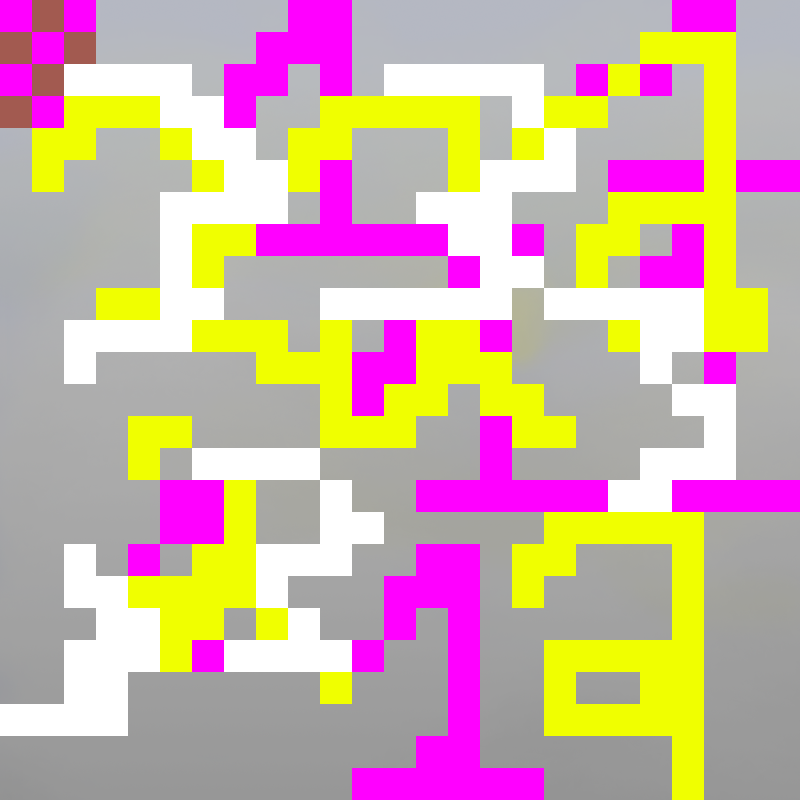

A level layout from a 2D game, rendered from its tile map. Below: a short description, then the map file with tile-grid data replaced by summaries:
An orthogonal 25x25 tile map with 32x32 px tiles, 3 tile layers (Tile Layer 1, Tile Layer 2, Tile Layer 3), 3 image layers and 3 objects.

<map version="1.0" orientation="orthogonal" renderorder="right-down" width="25" height="25" tilewidth="32" tileheight="32" nextobjectid="6">
 <tileset firstgid="1" name="tilesettemplate" tilewidth="32" tileheight="32">
  <image source="../Tilesets/tilesettemplate.png" width="480" height="800" />
 </tileset>
 <imagelayer name="Image Layer 1">
  <image source="../clouds.png" />
 </imagelayer>
 <imagelayer name="Image Layer 2" x="25" opacity="0.6">
  <image source="../white-gray gradient.png" />
 </imagelayer>
 <imagelayer name="Image Layer 3">
  <image source="../Sprites/charactertemplate.png" />
 </imagelayer>
 <layer name="Tile Layer 1" width="25" height="25">
  <data>[625 cells, 119 non-empty, 1 distinct tile ids]</data>
 </layer>
 <layer name="Tile Layer 2" width="25" height="25">
  <data>[625 cells, 145 non-empty, 1 distinct tile ids]</data>
 </layer>
 <layer name="Tile Layer 3" width="25" height="25">
  <data>[625 cells, 92 non-empty, 1 distinct tile ids]</data>
 </layer>
 <objectgroup name="Object Layer 1">
  <object id="5" x="1230" y="-114">
   <polygon points="0,0 -264,348 290,362" />
  </object>
 </objectgroup>
 <objectgroup name="Object Layer 2">
  <object id="4" x="324" y="-128" width="492" height="456">
   <ellipse />
  </object>
 </objectgroup>
 <objectgroup name="Object Layer 3">
  <object id="3" x="-134.667" y="-92" width="312" height="362.667" />
 </objectgroup>
</map>
